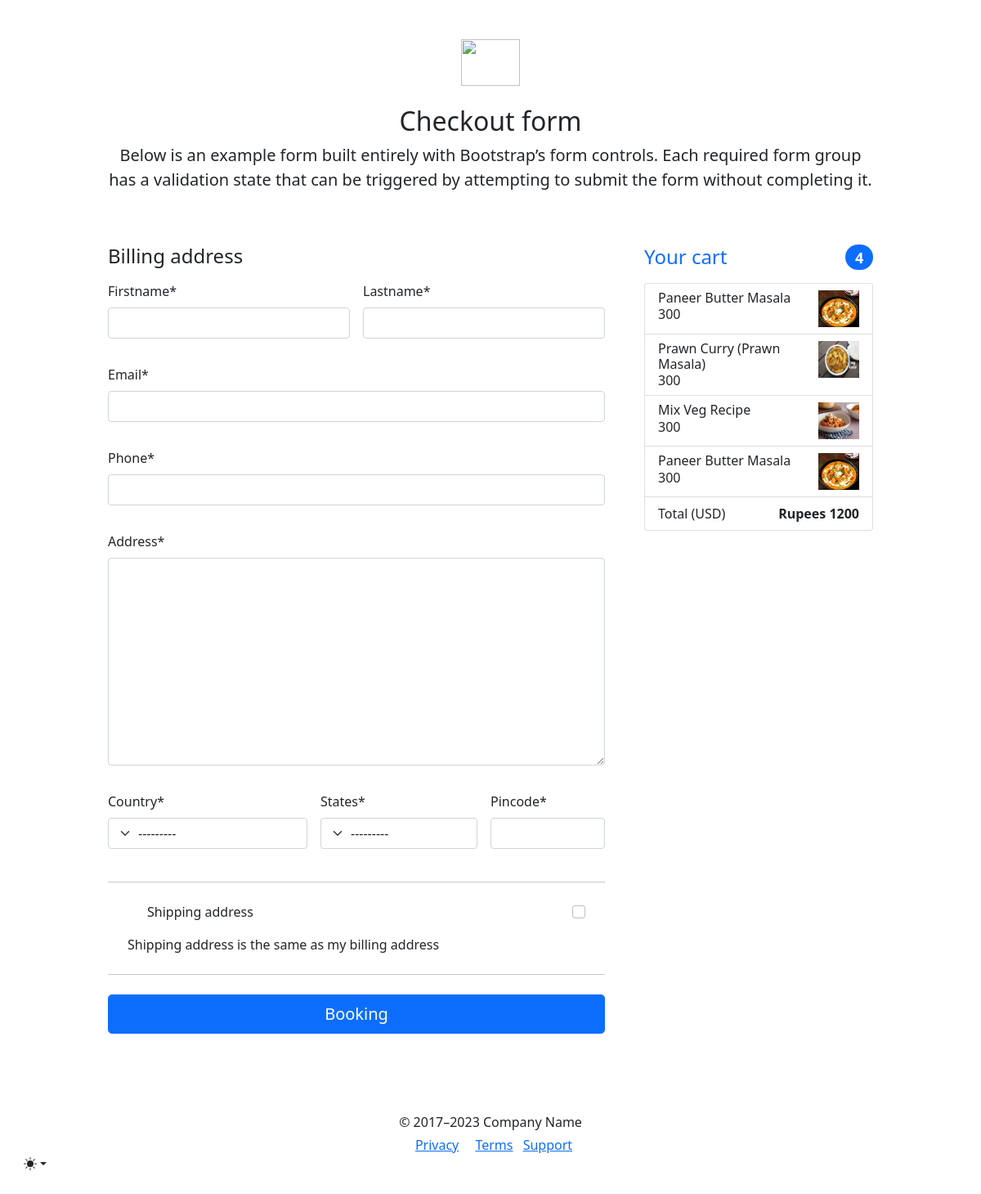
Page /food/checkout_food/ (signed in) on the committed database.
### food/models.py (models this page shows)
class food_items(models.Model):
    fid = models.BigAutoField(primary_key=True)
    mid = models.ForeignKey(menu_items, on_delete=models.CASCADE)
    f_name = models.CharField(max_length=50)
    f_desc = models.TextField()
    f_quantity = models.PositiveIntegerField(default=1)
    f_price = models.PositiveIntegerField(default=30)
    discount = models.PositiveSmallIntegerField(default=0)
    f_img = models.ImageField()

### food/views.py (the view, shortened to what this page needs)
@login_required(login_url='/authe/login')
def checkout_food(request):
    res = cart_items.objects.filter(
        cust_id=request.user.id).values_list('food_id')
    print()
    food_data = [food_items.objects.get(fid=i) for i in [i[0] for i in res]]
    print(food_data)
    food_count = [food_items.objects.get(fid=i).f_price for i in [
        i[0] for i in res]]
    print(food_count)
    form = order_food_items_form()
    total_price = sum(food_count)
    data = {'form': form, 'food_data': food_data,
            'f_price__sum': total_price, 'f_price__count': len(food_count)}
    return render(request=request, template_name='checkout.html', context=data)

### food/forms.py
class order_food_items_form(forms.ModelForm):
    class Meta:
        model = order_food
        exclude = ['cust_id', 'total_price']

### food/templates/checkout.html (shortened to what this page needs)
<!doctype html>
<html lang="en" data-bs-theme="auto">
<head>
  {% load static %}
  {% load crispy_forms_filters %} {% load crispy_forms_tags %}
  <link rel="stylesheet" href="https://cdn.jsdelivr.net/npm/@docsearch/css@3">
  {% include 'partials/_bootcss.html'%}
  <link href="{% static 'css/checkout.css' %}" rel="stylesheet">
</head>
<body class="bg-body-tertiary">
  <div class="dropdown position-fixed bottom-0 end-0 mb-3 me-3 bd-mode-toggle">
    <button class="btn btn-bd-primary py-2 dropdown-toggle d-flex align-items-center" id="bd-theme" type="button"
      aria-expanded="false" data-bs-toggle="dropdown" aria-label="Toggle theme (auto)">
      <svg class="bi my-1 theme-icon-active" width="1em" height="1em">
        <use href="#circle-half"></use>
      </svg>
    </button>
  </div>
  <div class="container">
    <main>
      <div class="py-5 text-center">
        <img class="d-block mx-auto mb-4" src="../assets/brand/bootstrap-logo.svg" alt="" width="72" height="57">
        <h2>Checkout form</h2>
        <p class="lead">Below is an example form built entirely with Bootstrap’s form controls. Each required form group
          has a validation state that can be triggered by attempting to submit the form without completing it.</p>
      </div>
      <div class="row g-5">
        <div class="col-md-5 col-lg-4 order-md-last">
          <h4 class="d-flex justify-content-between align-items-center mb-3">
            <span class="text-primary">Your cart</span>
            <span class="badge bg-primary rounded-pill">{{f_price__count}}</span>
          </h4>
          <ul class="list-group mb-3">
            {% for i in food_data %}
            <li class="list-group-item d-flex justify-content-between lh-sm">
              <div>
                <h6 class="my-0">{{i.f_name|title}}</h6>
                <span class="text-body-secondary">{{i.f_price}}</span>
              </div>
              <small class="text-body-secondary"><img src="{{i.f_img.url}}" alt="" height="45" width="50"></small>
            </li>
            {% endfor %}
            <li class="list-group-item d-flex justify-content-between">
              <span>Total (USD)</span>
              <strong>Rupees {{f_price__sum}}</strong>
            </li>
          </ul>
        </div>
        <div class="col-md-7 col-lg-8">
          <h4 class="mb-3">Billing address</h4>
          <form class="needs-validation" method="post">
            <div class="row g-3">
              <div class="col-sm-6">
                {{ form.firstname|as_crispy_field }}
              </div>
              <div class="col-sm-6">
                {{ form.lastname|as_crispy_field }}
              </div>
              <div class="col-12">
                {{ form.email|as_crispy_field }}
              </div>
              <div class="col-12">
                {{ form.phone|as_crispy_field }}
              </div>
              <div class="col-12">
                {{ form.address|as_crispy_field }}
              </div>
              <div class="col-md-5">
                {{ form.country|as_crispy_field }}
              </div>
              <div class="col-md-4">
                {{ form.states|as_crispy_field }}
              </div>
              <div class="col-md-3">
                {{ form.pincode|as_crispy_field }}
              </div>
            </div>
            <hr class="my-4">
            <div class="form-check">
              {{ form.shipping_address|as_crispy_field }}
              <label class="form-check-label" for="same-address">Shipping address is the same as my billing
                address</label>
            </div>
            <hr class="my-4">
            <button class="w-100 btn btn-primary btn-lg" type="submit">Booking</button>
          </form>
        </div>
      </div>
    </main>
    <footer class="my-5 pt-5 text-body-secondary text-center text-small">
      <p class="mb-1">&copy; 2017–2023 Company Name</p>
      <ul class="list-inline">
        <li class="list-inline-item"><a href="#">Privacy</a></li>
        <li class="list-inline-item"><a href="#">Terms</a></li>
        <li class="list-inline-item"><a href="#">Support</a></li>
      </ul>
    </footer>
  </div>
  {% include 'partials/_bootjs.html'%}
</body>
</html>

### food/static/css/checkout.css (style rules this page uses)
.container { max-width: 960px; }

### food/templates/checkout.html (style rules this page uses)
.bi { vertical-align: -.125em; fill: currentColor; }
.btn-bd-primary { --bd-violet-bg: #712cf9; --bd-violet-rgb: 112.520718, 44.062154, 249.437846; --bs-btn-font-weight: 600; --bs-btn-color: var(--bs-white); --bs-btn-bg: var(--bd-violet-bg); --bs-btn-border-color: var(--bd-violet-bg); --bs-btn-hover-color: var(--bs-white); --bs-btn-hover-bg: #6528e0; --bs-btn-hover-border-color: #6528e0; --bs-btn-focus-shadow-rgb: var(--bd-violet-rgb); --bs-btn-active-color: var(--bs-btn-hover-color); --bs-btn-active-bg: #5a23c8; --bs-btn-active-border-color: #5a23c8; }
.bd-mode-toggle { z-index: 1500; }

### rows in the picture
food_items: f_name "Paneer Butter Masala", f_price "300", f_img (picture)
food_items: f_name "Prawn Curry (Prawn Masala)", f_price "300", f_img (picture)
food_items: f_name "Mix Veg Recipe", f_price "300", f_img (picture)

### other values in the picture
{{ f_price__count }} "4"
{{ f_price__sum }} "1200"
